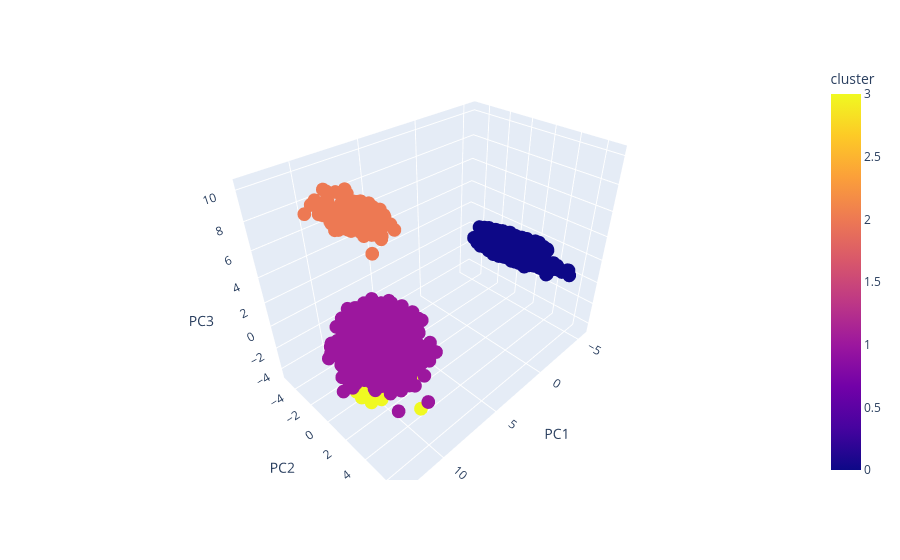

The notebook cell saved with this chart:
### Markdown cell above
### DBSCAN

### Code cell
from sklearn.cluster import DBSCAN

dbscan = DBSCAN(eps=9.6, min_samples = 4)
clusters = dbscan.fit_predict(X_scaled)

df_pca = pd.DataFrame({'PC1': X_pca_3[:, 0], 'PC2': X_pca_3[:, 1],
                       'PC3': X_pca_3[:, 2], 'cluster': clusters})

fig = px.scatter_3d(df_pca, x='PC1', y='PC2', z='PC3', color='cluster', size_max=10)
fig.show()

cliente_features['cluster']= clusters
cliente_features.groupby('cluster').count()

### Figure 1 — Plotly figure (JSON) as saved in the notebook; plotly's stock layout.template omitted (floating-point values rounded to 4 significant figures; data arrays with more than 128 entries replaced by an {"elided": "..."} marker saying what was removed)
{"data": [{"hovertemplate": "PC1=%{x}<br>PC2=%{y}<br>PC3=%{z}<br>cluster=%{marker.color}<extra></extra>", "legendgroup": "", "marker": {"color": {"elided": "10000 int values"}, "coloraxis": "coloraxis", "symbol": "circle"}, "mode": "markers", "name": "", "scene": "scene", "showlegend": false, "type": "scatter3d", "x": {"elided": "10000 float values"}, "y": {"elided": "10000 float values"}, "z": {"elided": "10000 float values"}}], "layout": {"coloraxis": {"colorbar": {"title": {"text": "cluster"}}, "colorscale": [[0, "#0d0887"], [0.1111, "#46039f"], [0.2222, "#7201a8"], [0.3333, "#9c179e"], [0.4444, "#bd3786"], [0.5556, "#d8576b"], [0.6667, "#ed7953"], [0.7778, "#fb9f3a"], [0.8889, "#fdca26"], [1, "#f0f921"]]}, "legend": {"tracegroupgap": 0}, "margin": {"t": 60}, "scene": {"domain": {"x": [0, 1], "y": [0, 1]}, "xaxis": {"title": {"text": "PC1"}}, "yaxis": {"title": {"text": "PC2"}}, "zaxis": {"title": {"text": "PC3"}}}}}
